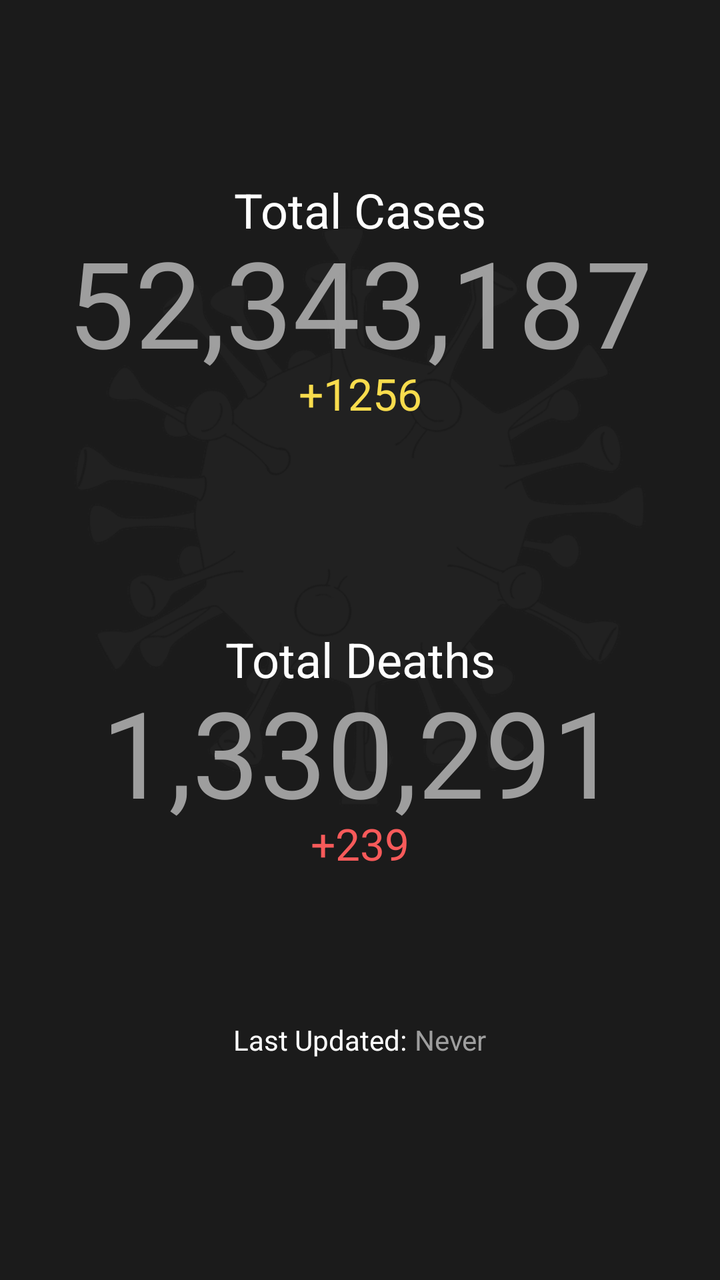
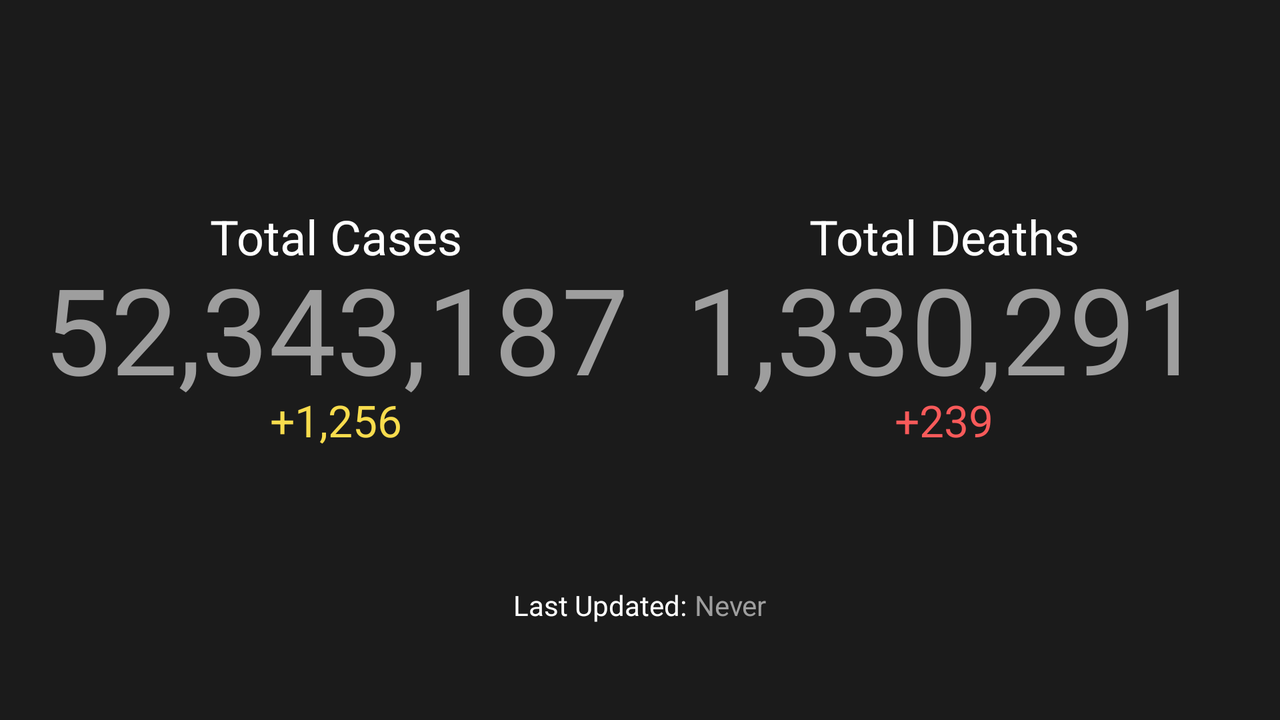

One screen, two layout resources from the same app: the default and the repository's alternative for another configuration. Each is rendered where Android would select it; the XML of both is given below.
<!-- AndroidManifest.xml: application theme Theme.CovidStats.NoActionBar -->
<!-- res/layout/fragment_overview.xml -->
<?xml version="1.0" encoding="utf-8"?>
<androidx.constraintlayout.widget.ConstraintLayout xmlns:android="http://schemas.android.com/apk/res/android"
    xmlns:app="http://schemas.android.com/apk/res-auto"
    xmlns:tools="http://schemas.android.com/tools"
    android:layout_width="match_parent"
    android:layout_height="match_parent"
    android:padding="16dp"
    tools:context=".OverviewFragment">

    <ImageView
        android:id="@+id/covidImg"
        android:layout_width="@dimen/covidImageSize"
        android:layout_height="@dimen/covidImageSize"
        android:layout_gravity="center"
        android:alpha="@dimen/covidImageAlpha"
        app:layout_constraintBottom_toBottomOf="@+id/globalDeathsValue"
        app:layout_constraintEnd_toEndOf="parent"
        app:layout_constraintStart_toStartOf="parent"
        app:layout_constraintTop_toTopOf="@+id/globalCasesValue"
        app:srcCompat="@drawable/covid" />

    <TextView
        android:id="@+id/globalCasesTxt"
        android:layout_width="wrap_content"
        android:layout_height="wrap_content"
        android:paddingBottom="@dimen/counterPadding"
        android:text="@string/total_cases"
        android:textSize="@dimen/counterTitleTextSize"
        app:layout_constraintBottom_toTopOf="@+id/globalCasesValue"
        app:layout_constraintEnd_toEndOf="parent"
        app:layout_constraintStart_toStartOf="parent"
        app:layout_constraintTop_toTopOf="@+id/globalCasesValue" />

    <TextView
        android:id="@+id/globalCasesValue"
        android:layout_width="wrap_content"
        android:layout_height="wrap_content"
        android:layout_gravity="center"
        android:textColor="@color/colorDarkWhite"
        android:textSize="@dimen/counterBodyTextSize"
        app:layout_constraintBottom_toTopOf="@+id/globalDeathsValue"
        app:layout_constraintEnd_toEndOf="parent"
        app:layout_constraintStart_toStartOf="parent"
        app:layout_constraintTop_toTopOf="parent"
        app:layout_constraintVertical_bias="0.77"
        tools:text="52,343,187" />

    <TextView
        android:id="@+id/globalCasesChange"
        android:layout_width="wrap_content"
        android:layout_height="wrap_content"
        android:layout_marginBottom="4dp"
        android:gravity="center"
        android:paddingTop="@dimen/counterPadding"
        android:textAlignment="center"
        android:textColor="@color/colorYellow"
        android:textSize="@dimen/counterSubTextSize"
        app:layout_constraintBottom_toBottomOf="@+id/globalCasesValue"
        app:layout_constraintEnd_toEndOf="parent"
        app:layout_constraintStart_toStartOf="parent"
        app:layout_constraintTop_toBottomOf="@+id/globalCasesValue"
        tools:text="+1256" />

    <TextView
        android:id="@+id/globalDeathsTxt"
        android:layout_width="wrap_content"
        android:layout_height="wrap_content"
        android:paddingBottom="@dimen/counterPadding"
        android:text="@string/total_deaths"
        android:textSize="@dimen/counterTitleTextSize"
        app:layout_constraintBottom_toTopOf="@+id/globalDeathsValue"
        app:layout_constraintEnd_toEndOf="parent"
        app:layout_constraintStart_toStartOf="parent"
        app:layout_constraintTop_toTopOf="@id/globalDeathsValue" />

    <TextView
        android:id="@+id/globalDeathsValue"
        android:layout_width="wrap_content"
        android:layout_height="wrap_content"
        android:layout_gravity="center"
        android:layout_marginTop="50dp"
        android:textColor="@color/colorDarkWhite"
        android:textSize="@dimen/counterBodyTextSize"
        app:layout_constraintBottom_toTopOf="@+id/lastUpdatedTxt"
        app:layout_constraintEnd_toEndOf="parent"
        app:layout_constraintStart_toStartOf="parent"
        app:layout_constraintTop_toBottomOf="@+id/globalCasesValue"
        tools:text="1,330,291" />

    <TextView
        android:id="@+id/globalDeathsChange"
        android:layout_width="wrap_content"
        android:layout_height="wrap_content"
        android:gravity="center"
        android:paddingTop="@dimen/counterPadding"
        android:textAlignment="center"
        android:textColor="@color/colorRed"
        android:textSize="@dimen/counterSubTextSize"
        app:layout_constraintBottom_toBottomOf="@+id/globalDeathsValue"
        app:layout_constraintEnd_toEndOf="parent"
        app:layout_constraintStart_toStartOf="parent"
        app:layout_constraintTop_toBottomOf="@+id/globalDeathsValue"
        tools:text="+239" />

    <TextView
        android:id="@+id/lastUpdatedTxt"
        android:layout_width="wrap_content"
        android:layout_height="wrap_content"
        android:text="@string/last_updated"
        android:textAlignment="center"
        android:textColor="@color/colorWhite"
        android:textSize="14sp"
        app:layout_constraintBottom_toBottomOf="parent"
        app:layout_constraintEnd_toStartOf="@+id/lastUpdatedValue"
        app:layout_constraintHorizontal_chainStyle="packed"
        app:layout_constraintStart_toStartOf="parent"
        app:layout_constraintTop_toBottomOf="@+id/globalDeathsValue" />

    <TextView
        android:id="@+id/lastUpdatedValue"
        android:layout_width="wrap_content"
        android:layout_height="wrap_content"
        android:layout_marginStart="4dp"
        android:text="@string/never_updated"
        android:textColor="@color/colorDarkWhite"
        android:textSize="14sp"
        app:layout_constraintBottom_toBottomOf="@+id/lastUpdatedTxt"
        app:layout_constraintEnd_toEndOf="parent"
        app:layout_constraintHorizontal_bias="0.5"
        app:layout_constraintStart_toEndOf="@+id/lastUpdatedTxt"
        app:layout_constraintTop_toTopOf="@+id/lastUpdatedTxt" />

</androidx.constraintlayout.widget.ConstraintLayout>
<!-- resources referenced by this layout -->
<resources>
  <color name="colorDarkWhite">#EEA8A8A8</color>
  <color name="colorRed">#F85A5A</color>
  <color name="colorWhite">#FFFFFFFF</color>
  <color name="colorYellow">#F8DC4D</color>
  <dimen name="counterBodyTextSize">60sp</dimen>
  <dimen name="counterPadding">12dp</dimen>
  <dimen name="counterSubTextSize">22sp</dimen>
  <dimen name="counterTitleTextSize">24sp</dimen>
  <dimen name="covidImageAlpha">0.03</dimen>
  <dimen name="covidImageSize">300dp</dimen>
  <!-- drawable covid: png bitmap (drawable, 50380 bytes) -->
  <string name="last_updated">Last Updated:</string>
  <string name="never_updated">Never</string>
  <string name="total_cases">Total Cases</string>
  <string name="total_deaths">Total Deaths</string>
  <style name="Theme.CovidStats.NoActionBar">
          <item name="windowActionBar">false</item>
          <item name="windowNoTitle">true</item>
      </style>
</resources>
<!-- res/layout-land/fragment_overview.xml (the repository's variant of the layout above) -->
<!-- drawn on the phone turned sideways -->
<?xml version="1.0" encoding="utf-8"?>
<androidx.constraintlayout.widget.ConstraintLayout xmlns:android="http://schemas.android.com/apk/res/android"
    xmlns:app="http://schemas.android.com/apk/res-auto"
    xmlns:tools="http://schemas.android.com/tools"
    android:layout_width="match_parent"
    android:layout_height="match_parent"
    android:padding="16dp"
    tools:context=".OverviewFragment">

    <TextView
        android:id="@+id/globalCasesTxt"
        android:layout_width="wrap_content"
        android:layout_height="wrap_content"
        android:paddingBottom="@dimen/counterPadding"
        android:text="@string/total_cases"
        android:textSize="@dimen/counterTitleTextSize"
        app:layout_constraintBottom_toTopOf="@+id/globalCasesValue"
        app:layout_constraintEnd_toStartOf="@+id/guideline"
        app:layout_constraintStart_toStartOf="parent"
        app:layout_constraintTop_toTopOf="@id/globalCasesValue" />

    <TextView
        android:id="@+id/globalCasesValue"
        android:layout_width="wrap_content"
        android:layout_height="wrap_content"
        android:layout_below="@id/globalCasesTxt"
        android:layout_centerHorizontal="true"
        android:layout_gravity="center"
        android:textColor="@color/colorDarkWhite"
        android:textSize="60sp"
        app:layout_constraintBottom_toBottomOf="@+id/lastUpdatedTxt"
        app:layout_constraintEnd_toStartOf="@+id/guideline"
        app:layout_constraintStart_toStartOf="parent"
        app:layout_constraintTop_toTopOf="parent"
        tools:text="52,343,187" />

    <TextView
        android:id="@+id/globalCasesChange"
        android:layout_width="wrap_content"
        android:layout_height="wrap_content"
        android:layout_marginTop="-8dp"
        android:gravity="center"
        android:paddingTop="@dimen/counterPadding"
        android:textAlignment="center"
        android:textColor="@color/colorYellow"
        android:textSize="@dimen/counterSubTextSize"
        app:layout_constraintBottom_toBottomOf="@+id/globalCasesValue"
        app:layout_constraintEnd_toStartOf="@+id/guideline"
        app:layout_constraintStart_toStartOf="parent"
        app:layout_constraintTop_toBottomOf="@+id/globalCasesValue"
        tools:text="+1,256" />

    <androidx.constraintlayout.widget.Guideline
        android:id="@+id/guideline"
        android:layout_width="wrap_content"
        android:layout_height="wrap_content"
        android:orientation="vertical"
        app:layout_constraintBottom_toBottomOf="parent"
        app:layout_constraintEnd_toEndOf="parent"
        app:layout_constraintGuide_percent="0.5"
        app:layout_constraintStart_toStartOf="parent"
        app:layout_constraintTop_toTopOf="parent" />

    <TextView
        android:id="@+id/globalDeathsTxt"
        android:layout_width="wrap_content"
        android:layout_height="wrap_content"
        android:paddingBottom="@dimen/counterPadding"
        android:text="@string/total_deaths"
        android:textSize="@dimen/counterTitleTextSize"
        app:layout_constraintBottom_toTopOf="@+id/globalDeathsValue"
        app:layout_constraintEnd_toEndOf="parent"
        app:layout_constraintStart_toStartOf="@+id/guideline"
        app:layout_constraintTop_toTopOf="@id/globalDeathsValue" />

    <TextView
        android:id="@+id/globalDeathsValue"
        android:layout_width="wrap_content"
        android:layout_height="wrap_content"
        android:layout_gravity="center"
        android:textColor="@color/colorDarkWhite"
        android:textSize="60sp"
        app:layout_constraintBottom_toBottomOf="@+id/lastUpdatedValue"
        app:layout_constraintEnd_toEndOf="parent"
        app:layout_constraintStart_toStartOf="@+id/guideline"
        app:layout_constraintTop_toTopOf="parent"
        tools:text="1,330,291" />

    <TextView
        android:id="@+id/globalDeathsChange"
        android:layout_width="wrap_content"
        android:layout_height="wrap_content"
        android:gravity="center"
        android:paddingTop="@dimen/counterPadding"
        android:textAlignment="center"
        android:textColor="@color/colorRed"
        android:textSize="@dimen/counterSubTextSize"
        app:layout_constraintBottom_toBottomOf="@+id/globalDeathsValue"
        app:layout_constraintEnd_toEndOf="parent"
        app:layout_constraintStart_toStartOf="@+id/guideline"
        app:layout_constraintTop_toBottomOf="@+id/globalDeathsValue"
        tools:text="+239" />

    <TextView
        android:id="@+id/lastUpdatedTxt"
        android:layout_width="wrap_content"
        android:layout_height="wrap_content"
        android:layout_marginBottom="32dp"
        android:text="@string/last_updated"
        android:textAlignment="center"
        android:textColor="@color/colorWhite"
        android:textSize="14sp"
        app:layout_constraintBottom_toBottomOf="parent"
        app:layout_constraintEnd_toStartOf="@+id/lastUpdatedValue"
        app:layout_constraintHorizontal_bias="0.5"
        app:layout_constraintHorizontal_chainStyle="packed"
        app:layout_constraintStart_toStartOf="parent" />

    <TextView
        android:id="@+id/lastUpdatedValue"
        android:layout_width="wrap_content"
        android:layout_height="wrap_content"
        android:layout_marginStart="4dp"
        android:text="@string/never_updated"
        android:textColor="@color/colorDarkWhite"
        android:textSize="14sp"
        app:layout_constraintBottom_toBottomOf="@+id/lastUpdatedTxt"
        app:layout_constraintEnd_toEndOf="parent"
        app:layout_constraintHorizontal_bias="0.5"
        app:layout_constraintStart_toEndOf="@+id/lastUpdatedTxt"
        app:layout_constraintTop_toTopOf="@+id/lastUpdatedTxt" />

</androidx.constraintlayout.widget.ConstraintLayout>
<!-- resources referenced by the variant -->
<!-- as the phone turned sideways resolves them -->
<resources>
  <color name="colorDarkWhite">#EEA8A8A8</color>
  <color name="colorRed">#F85A5A</color>
  <color name="colorWhite">#FFFFFFFF</color>
  <color name="colorYellow">#F8DC4D</color>
  <dimen name="counterPadding">12dp</dimen>
  <dimen name="counterSubTextSize">22sp</dimen>
  <dimen name="counterTitleTextSize">24sp</dimen>
  <string name="last_updated">Last Updated:</string>
  <string name="never_updated">Never</string>
  <string name="total_cases">Total Cases</string>
  <string name="total_deaths">Total Deaths</string>
  <style name="Theme.CovidStats.NoActionBar">
          <item name="windowActionBar">false</item>
          <item name="windowNoTitle">true</item>
      </style>
</resources>
